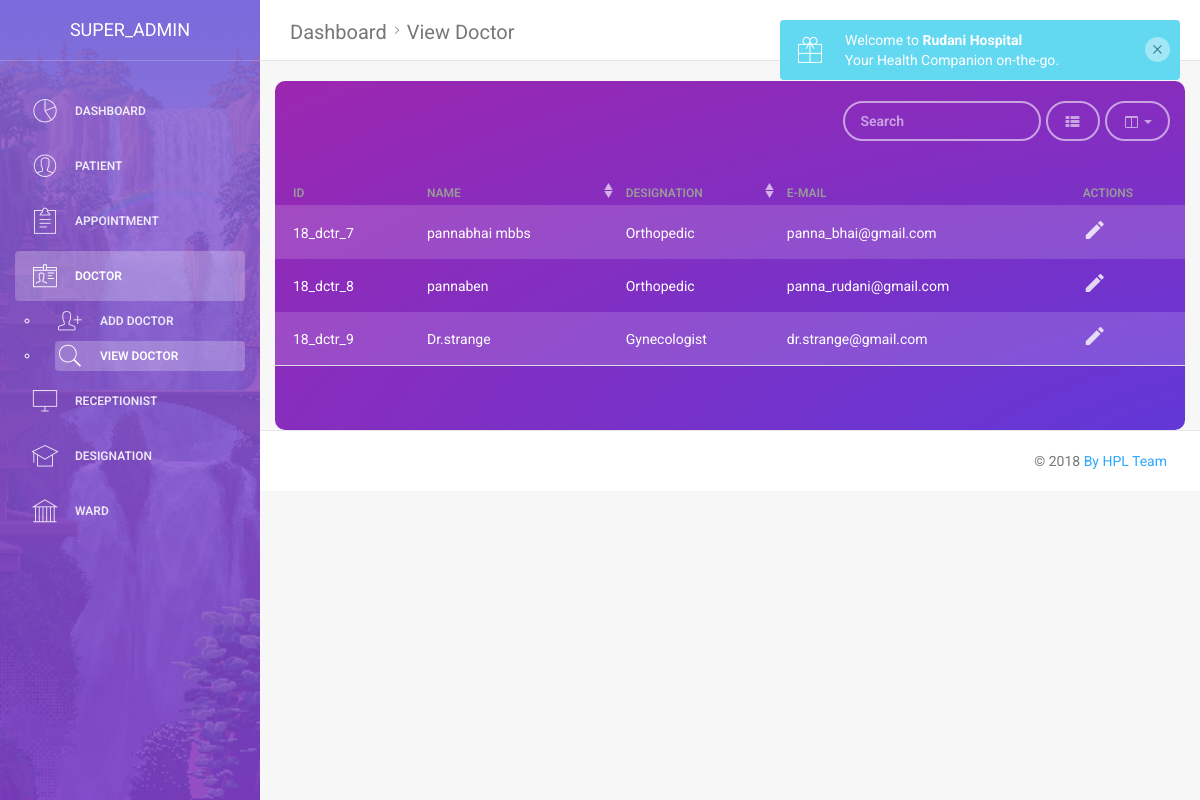
Page /view_doctor.php (signed in) on the earlier database version.
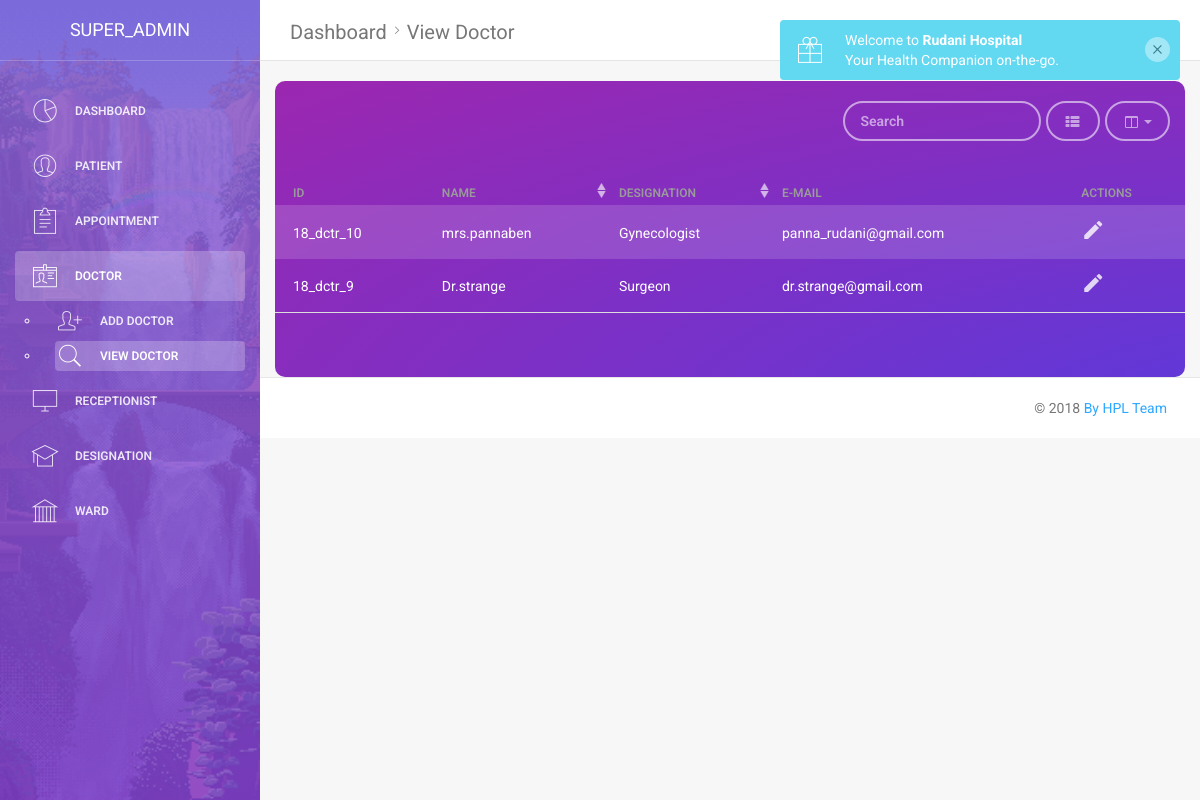
Same page on the later database version.
### tables this page shows
CREATE TABLE `doctor` (
  `doctor_id` varchar(15) NOT NULL,
  `doctor_name` varchar(30) NOT NULL,
  `doctor_dob` date NOT NULL,
  `doctor_gender` varchar(10) NOT NULL,
  `doctor_phone` varchar(15) NOT NULL,
  `doctor_city` varchar(20) NOT NULL,
  `doctor_address` varchar(100) NOT NULL,
  `doctor_designation` varchar(30) NOT NULL,
  `doctor_email` varchar(50) NOT NULL,
  `doctor_password` varchar(50) NOT NULL,
  `doj` timestamp(6) NOT NULL DEFAULT CURRENT_TIMESTAMP(6),
  `slot_id` varchar(10) NOT NULL,
  `doctor_exist` tinyint(1) NOT NULL
);

### assets/modules/global_module.php (the view, shortened to what this page needs)
<?php
function fetch_data($query,$type)
{
	include("assets/modules/db_config.php");
	$result = mysqli_query($conn,$query);
	if($result)
	{
		if($type == "login")
		{
		$count = mysqli_num_rows($result);
			if($count == 1)
			{
				return TRUE;
			}
			else
			{
				return FALSE;
			}
		}
		elseif($type == "count")
		{
			$count = mysqli_num_rows($result);
			return $count;
		}
		elseif($type == "result")
		{
			 $res = mysqli_query($conn,$query);
			 return $res;
		}
	}
	else
	{
		return "Fetch Error";
	}
}
function view_table($for)
{
    include("assets/modules/db_config.php");
    if($for == "patient")
    {
        $query = "select * from patient";
        $result = mysqli_query($conn,$query);
        if($result)
        {
            while($row = mysqli_fetch_array($result)) {
                $age = date_diff(date_create($row[6]), date_create('today'))->y;
                $id = $row[1];
                echo "<tr>
                <td>$id</td>
                <td>$row[2]</td>
                <td>$row[5]</td>
                <td>$age</td>
                <td > <a href='view_patient_profile.php?id=$id'> <i class='material-icons'>edit</i></a></td>
                </tr>";
            }
        }
    }
    elseif ($for == "doctor")
    {
        $query = "select * from doctor";
        $result = mysqli_query($conn,$query);
        while($row = mysqli_fetch_array($result))
        {
            $id = $row[0];
            echo "<tr>
                <td>$id</td>
                <td>$row[1]</td>
                <td>$row[7]</td>
                <td>$row[8]</td>
                <td > <a href='view_doctor_profile.php?id=$id'> <i class='material-icons'>edit</i></a></td>
                </tr>";
        }
    }
}
?>

### view_doctor.php (shortened to what this page needs)
<?php
include("assets/modules/global_module.php");
if(isset($_GET["id"]))
{
    $id = $_GET["id"];
}
elseif(isset($_SESSION["admin_token"]))
{
    $id = $_SESSION["admin_token"];
}
$result = fetch_data("select * from admin where admin_id= '$id'","result");
$data = mysqli_fetch_assoc($result);
?>
<!doctype html>
<html lang="en">
<head>
    <link href="assets/css/bootstrap.min.css" rel="stylesheet" />
    <link href="assets/css/animate.min.css" rel="stylesheet"/>
    <link href="assets/css/light-bootstrap-dashboard.css?v=1.4.0" rel="stylesheet"/>
    <link href="assets/css/fresh-bootstrap-table.css" rel="stylesheet" />
    <link href="http://maxcdn.bootstrapcdn.com/font-awesome/4.2.0/css/font-awesome.min.css" rel="stylesheet">
    <link href="assets/css/pe-icon-7-stroke.css" rel="stylesheet" />
</head>
<body>
<div class="wrapper">
    <div class="sidebar" data-color="purple" data-image="assets/img/waterfall.gif" >
        <div class="sidebar-wrapper">
            <div class="logo">
                <a href="#" class="simple-text">
                    <?php echo $data["admin_name"]?>
                </a>
            </div>
            <ul class="nav">
                <li >
                    <a href="dashboard_admn.php">
                        <i class="pe-7s-graph"></i>
                        <p>Dashboard</p>
                    </a>
                </li>
                <li >
                    <a href="add_patient.php" >
                        <i class="pe-7s-user"></i>
                        <p>Patient</p>
                    </a>
                </li>
                <li>
                    <a href="add_appointment.php">
                        <i class="pe-7s-note2"></i>
                        <p>Appointment</p>
                    </a>
                </li>
                <li class="active">
                    <a href="add_doctor.php">
                        <i class="pe-7s-id"></i>
                        <p>Doctor</p>
                    </a>
                    <ul>
                        <li >
                            <a href="add_Doctor.php" >
                                <i class="pe-7s-add-user"></i>
                                <p>Add Doctor</p>
                            </a>
                        </li>
                        <li class="active" >
                            <a href="view_doctor.php" >
                                <i class="pe-7s-search"></i>
                                <p>View Doctor</p>
                            </a>
                        </li>
                    </ul>
                </li>
                <li >
                    <a href="add_receptionist.php">
                        <i class="pe-7s-monitor"></i>
                        <p>Receptionist</p>
                    </a>
                </li>
                <li >
                    <a href="designation.php">
                        <i class="pe-7s-study"></i>
                        <p>Designation</p>
                    </a>
                </li>
                <li >
                    <a href="ward.php">
                        <i class="pe-7s-culture"></i>
                        <p>Ward</p>
                    </a>
                </li>
            </ul>
        </div>
    </div>
    <div class="main-panel">
        <nav class="navbar navbar-default navbar-fixed">
            <div class="container-fluid">
                <div class="navbar-header">
                    <a class="navbar-brand" href="#">Dashboard<i class="pe-7s-angle-right"></i>View Doctor</a>
                </div>
                <div class="collapse navbar-collapse">
                    <ul class="nav navbar-nav navbar-right">
                        <li>
                            <a href="logout.php?for=<?php echo $data["admin_id"] ?>">
                                <p>Log out</p>
                            </a>
                        </li>
                    </ul>
                </div>
            </div>
        </nav>
        <br>
        <div class="container-fluid">
            <div class="row">
                <div class="col-md-12">
                    <div class="fresh-table full-color-purple" >
                        <table id="fresh-table" class="table">
                            <thead>
                            <th data-field="id">ID</th>
                            <th data-field="name" data-sortable="true">Name</th>
                            <th data-field="country" data-sortable="true">Designation</th>
                            <th data-field="city">E-mail</th>
                            <th  data-field="actions"  >Actions</th>
                            </thead>
                            <tbody>
                            <?php view_table("doctor"); ?>
                            </tbody>
                        </table>
                    </div>
                </div>
            </div>
        </div>
        <footer class="footer">
            <div class="container-fluid">
                <p class="copyright pull-right">
                    &copy; <script>document.write(new Date().getFullYear())</script>
                    <a href="#">By HPL Team</a>
                </p>
            </div>
        </footer>
    </div>
</div>
</body>
</html>

Differences in the rows shown:
removed doctor: doctor_id "18_dctr_7", doctor_name "pannabhai mbbs", doctor_designation "Orthopedic", doctor_email "panna_bhai@gmail.com"
removed doctor: doctor_id "18_dctr_8", doctor_name "pannaben", doctor_designation "Orthopedic", doctor_email "panna_rudani@gmail.com"
added doctor: doctor_id "18_dctr_10", doctor_name "mrs.pannaben", doctor_designation "Gynecologist", doctor_email "panna_rudani@gmail.com"
changed doctor "18_dctr_9": doctor_designation "Gynecologist" → "Surgeon"
